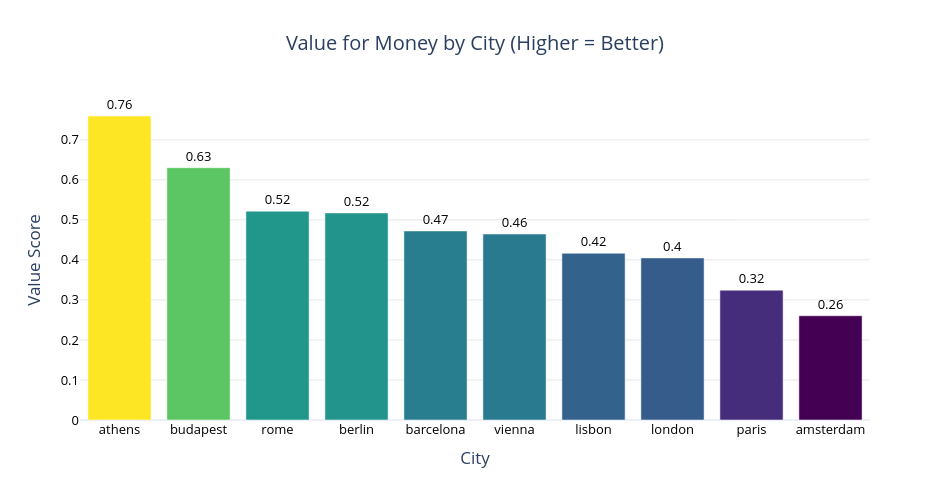

The notebook cell saved with this chart:
### Code cell
# Arranging the data from the higher to the lower
value_city = value_city.sort_values("value_score", ascending=False)

fig = px.bar(
    value_city,
    x="city",
    y="value_score",
    text=value_city["value_score"].round(2),
    color="value_score",
    color_continuous_scale="Viridis",
    title="Value for Money by City (Higher = Better)"
)

fig.update_traces(
    textposition="outside",
    textfont=dict(size=13, color="black")
)

fig.update_layout(
    template="plotly_white",
    title_x=0.5,
    width=950,
    height=500,
    yaxis_title="Value Score",
    xaxis_title="City",
    coloraxis_showscale=False,
    font=dict(size=14)
)

#  Makine the city names more clearer and darker
fig.update_xaxes(
    tickfont=dict(size=13, color="black")
)

fig.update_yaxes(
    tickfont=dict(size=13, color="black"),
    gridcolor="rgba(0,0,0,0.1)"
)

fig.show()

fig.write_image("Value for Money by City (Higher = Better).png", scale=3)

### Figure 1 — Plotly figure (JSON) as saved in the notebook; plotly's stock layout.template omitted (floating-point values rounded to 4 significant figures)
{"data": [{"hovertemplate": "city=%{x}<br>value_score=%{marker.color}<br>text=%{text}<extra></extra>", "legendgroup": "", "marker": {"color": [0.7595, 0.6304, 0.5216, 0.5173, 0.4723, 0.4646, 0.4165, 0.4049, 0.3243, 0.2604], "coloraxis": "coloraxis", "pattern": {"shape": ""}}, "name": "", "orientation": "v", "showlegend": false, "text": [0.76, 0.63, 0.52, 0.52, 0.47, 0.46, 0.42, 0.4, 0.32, 0.26], "textfont": {"color": "black", "size": 13}, "textposition": "outside", "type": "bar", "x": ["athens", "budapest", "rome", "berlin", "barcelona", "vienna", "lisbon", "london", "paris", "amsterdam"], "xaxis": "x", "y": [0.7595, 0.6304, 0.5216, 0.5173, 0.4723, 0.4646, 0.4165, 0.4049, 0.3243, 0.2604], "yaxis": "y"}], "layout": {"barmode": "relative", "coloraxis": {"colorbar": {"title": {"text": "value_score"}}, "colorscale": [[0, "#440154"], [0.1111, "#482878"], [0.2222, "#3e4989"], [0.3333, "#31688e"], [0.4444, "#26828e"], [0.5556, "#1f9e89"], [0.6667, "#35b779"], [0.7778, "#6ece58"], [0.8889, "#b5de2b"], [1, "#fde725"]], "showscale": false}, "font": {"size": 14}, "height": 500, "legend": {"tracegroupgap": 0}, "title": {"text": "Value for Money by City (Higher = Better)", "x": 0.5}, "width": 950, "xaxis": {"anchor": "y", "domain": [0, 1], "tickfont": {"color": "black", "size": 13}, "title": {"text": "City"}}, "yaxis": {"anchor": "x", "domain": [0, 1], "gridcolor": "rgba(0,0,0,0.1)", "tickfont": {"color": "black", "size": 13}, "title": {"text": "Value Score"}}}}
